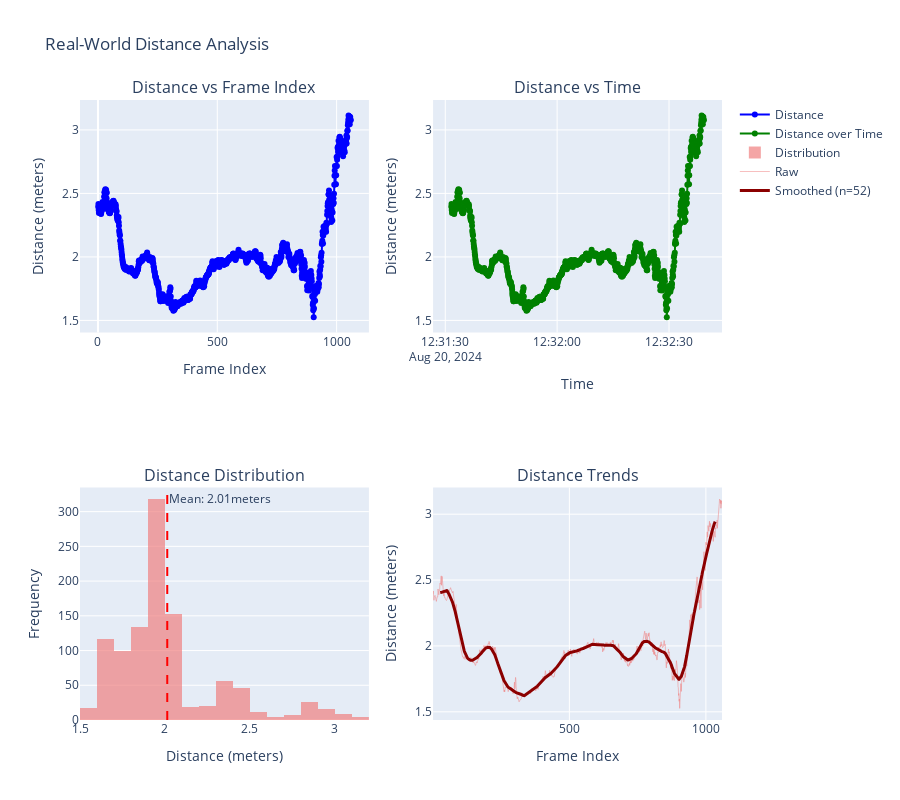

Here is the notebook cell this chart was saved with:
### Code cell
iau.VisualizationEngine.plot_distance_analysis(distance_results, "Real-World Distance Analysis")

### Figure 1 — Plotly figure (JSON) as saved in the notebook; plotly's stock layout.template omitted (floating-point values rounded to 4 significant figures; data arrays with more than 128 entries replaced by an {"elided": "..."} marker saying what was removed)
{"data": [{"line": {"color": "blue"}, "mode": "lines+markers", "name": "Distance", "type": "scatter", "x": {"elided": "1059 int values"}, "xaxis": "x", "y": {"elided": "1059 float values"}, "yaxis": "y"}, {"line": {"color": "green"}, "mode": "lines+markers", "name": "Distance over Time", "type": "scatter", "x": {"elided": "1059 str values"}, "xaxis": "x2", "y": {"elided": "1059 float values"}, "yaxis": "y2"}, {"marker": {"color": "lightcoral"}, "name": "Distribution", "nbinsx": 30, "opacity": 0.7, "type": "histogram", "x": {"elided": "1059 float values"}, "xaxis": "x3", "yaxis": "y3"}, {"line": {"color": "lightcoral", "width": 1}, "mode": "lines", "name": "Raw", "opacity": 0.5, "type": "scatter", "x": {"elided": "1059 int values"}, "xaxis": "x4", "y": {"elided": "1059 float values"}, "yaxis": "y4"}, {"line": {"color": "darkred", "width": 3}, "mode": "lines", "name": "Smoothed (n=52)", "type": "scatter", "x": {"elided": "1059 int values"}, "xaxis": "x4", "y": {"elided": "1059 float values"}, "yaxis": "y4"}], "layout": {"annotations": [{"font": {"size": 16}, "showarrow": false, "text": "Distance vs Frame Index", "x": 0.225, "xanchor": "center", "xref": "paper", "y": 1, "yanchor": "bottom", "yref": "paper"}, {"font": {"size": 16}, "showarrow": false, "text": "Distance vs Time", "x": 0.775, "xanchor": "center", "xref": "paper", "y": 1, "yanchor": "bottom", "yref": "paper"}, {"font": {"size": 16}, "showarrow": false, "text": "Distance Distribution", "x": 0.225, "xanchor": "center", "xref": "paper", "y": 0.375, "yanchor": "bottom", "yref": "paper"}, {"font": {"size": 16}, "showarrow": false, "text": "Distance Trends", "x": 0.775, "xanchor": "center", "xref": "paper", "y": 0.375, "yanchor": "bottom", "yref": "paper"}, {"showarrow": false, "text": "Mean: 2.01meters", "x": 2.013, "xanchor": "left", "xref": "x3", "y": 1, "yanchor": "top", "yref": "y3 domain"}], "height": 800, "shapes": [{"line": {"color": "red", "dash": "dash"}, "type": "line", "x0": 2.013, "x1": 2.013, "xref": "x3", "y0": 0, "y1": 1, "yref": "y3 domain"}], "showlegend": true, "title": {"text": "Real-World Distance Analysis"}, "xaxis": {"anchor": "y", "domain": [0, 0.45], "title": {"text": "Frame Index"}}, "xaxis2": {"anchor": "y2", "domain": [0.55, 1], "title": {"text": "Time"}}, "xaxis3": {"anchor": "y3", "domain": [0, 0.45], "title": {"text": "Distance (meters)"}}, "xaxis4": {"anchor": "y4", "domain": [0.55, 1], "title": {"text": "Frame Index"}}, "yaxis": {"anchor": "x", "domain": [0.625, 1], "title": {"text": "Distance (meters)"}}, "yaxis2": {"anchor": "x2", "domain": [0.625, 1], "title": {"text": "Distance (meters)"}}, "yaxis3": {"anchor": "x3", "domain": [0, 0.375], "title": {"text": "Frequency"}}, "yaxis4": {"anchor": "x4", "domain": [0, 0.375], "title": {"text": "Distance (meters)"}}}}
